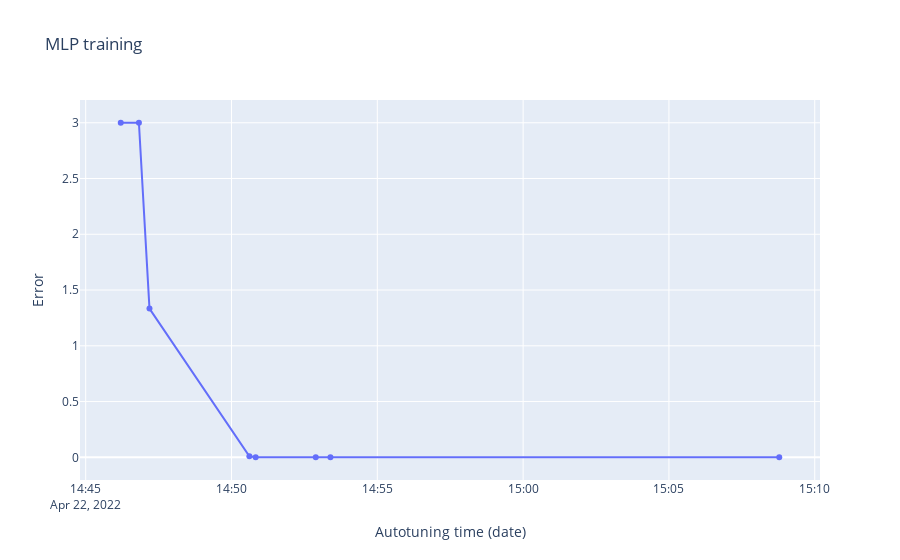

Here is the notebook cell this chart was saved with:
### Code cell
import plotly.graph_objects as go

layout = dict(
    title='MLP training',
    xaxis=dict(title='Autotuning time (date)'),
    yaxis=dict(title='Error')
)


fig = go.Figure(layout=layout)

fig.add_scatter(
    x=ddf['finish_time'], 
    y=ddf['objective_result'], 
    name='run time',
#     error_y=dict( type='data',array=ddf['std'],visible=True)
)

fig.show()

### Figure 1 — Plotly figure (JSON) as saved in the notebook; plotly's stock layout.template omitted (floating-point values rounded to 4 significant figures)
{"data": [{"name": "run time", "type": "scatter", "x": ["2022-04-22T14:46:12.131685", "2022-04-22T14:46:49.500053", "2022-04-22T14:47:11.252818", "2022-04-22T14:50:36.806928", "2022-04-22T14:50:49.718995", "2022-04-22T14:52:53.378657", "2022-04-22T14:53:23.516759", "2022-04-22T15:08:46.979262"], "y": [3, 3, 1.333, 0.009174, 0.001346, 0.001226, 0.0006173, 0.0004889]}], "layout": {"title": {"text": "MLP training"}, "xaxis": {"title": {"text": "Autotuning time (date)"}}, "yaxis": {"title": {"text": "Error"}}}}
